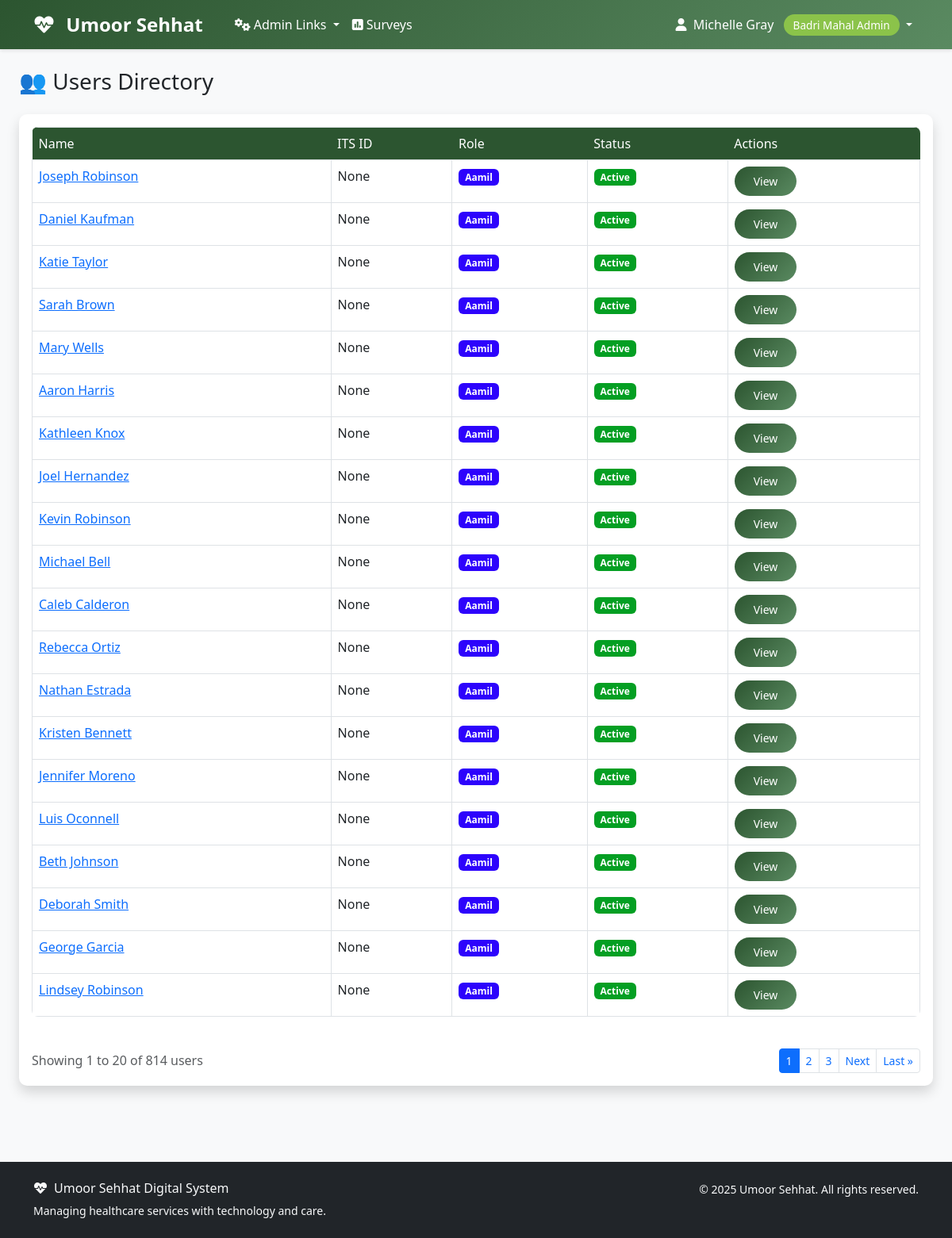
The app's page /accounts/users/ (signed in) with its own data.
### accounts/models.py (models this page shows, shortened)
class User(AbstractUser):
    ROLE_CHOICES = [
        ('aamil', 'Aamil'),
        ('moze_coordinator', 'Moze Coordinator'),
        ('doctor', 'Doctor'),
        ('student', 'Student'),
        ('badri_mahal_admin', 'Badri Mahal Admin'),
    ]
    role = models.CharField(max_length=20, choices=ROLE_CHOICES, default='student')
    its_id = models.CharField(
        max_length=8,
        unique=True,
        null=True,
        blank=True,
        validators=[RegexValidator(
            regex=r'^\d{8}$',
            message='ITS ID must be exactly 8 digits',
            code='invalid_its_id'
        )],
        help_text='8-digit ITS ID'
    )
    phone_number = models.CharField(max_length=15, blank=True, null=True)
    profile_photo = models.URLField(blank=True, null=True)
    arabic_name = models.CharField(max_length=100, blank=True, null=True)
    age = models.PositiveIntegerField(blank=True, null=True)
    verified_certificate = models.FileField(upload_to='certificates/', blank=True, null=True)
    specialty = models.CharField(max_length=100, blank=True, null=True)
    college = models.CharField(max_length=100, blank=True, null=True)  # For students
    specialization = models.CharField(max_length=100, blank=True, null=True)  # For students
    created_at = models.DateTimeField(auto_now_add=True)
    updated_at = models.DateTimeField(auto_now=True)
    def get_full_name(self):
        if self.arabic_name:
            return self.arabic_name
        return super().get_full_name() or self.username
    @property
    def is_aamil(self):
        return self.role == 'aamil'
    @property
    def is_moze_coordinator(self):
        return self.role == 'moze_coordinator'
    @property
    def is_doctor(self):
        return self.role == 'doctor'
    @property
    def is_student(self):
        return self.role == 'student'
    @property
    def is_admin(self):
        return self.role == 'badri_mahal_admin' or self.is_superuser
    class Meta:
        verbose_name = 'User'
        verbose_name_plural = 'Users'
        ordering = ['first_name', 'last_name']

### accounts/views.py (the view, shortened to what this page needs)
# urls.py: path('users/', views.UserListView.as_view(), name='user_list'),
class UserListView(LoginRequiredMixin, UserPassesTestMixin, ListView):
    model = User
    template_name = 'accounts/user_list.html'
    context_object_name = 'users'
    paginate_by = 20
    def test_func(self):
        return self.request.user.is_admin
    def get_queryset(self):
        queryset = User.objects.select_related('profile')
        role = self.request.GET.get('role')
        if role:
            queryset = queryset.filter(role=role)
        search = self.request.GET.get('search')
        return queryset.order_by('username')
    def get_context_data(self, **kwargs):
        context = super().get_context_data(**kwargs)
        context['role_choices'] = User.ROLE_CHOICES
        context['current_role'] = self.request.GET.get('role', '')
        context['search_query'] = self.request.GET.get('search', '')
        return context

### templates/accounts/user_list.html (shortened to what this page needs)
{% extends 'base.html' %}
{% block content %}
<div class="container-fluid">
    <div class="row mb-4">
        <div class="col-12">
            <h1 class="h3 mb-0 text-gray-800">👥 Users Directory</h1>
        </div>
    </div>
    <div class="card shadow mb-4">
        <div class="card-body">
            {% if users %}
                <div class="table-responsive">
                    <table class="table table-bordered">
                        <thead>
                            <tr><th>Name</th><th>ITS ID</th><th>Role</th><th>Status</th><th>Actions</th></tr>
                        </thead>
                        <tbody>
                            {% for user in users %}
                            <tr>
                                <td><a href="{% url 'accounts:user_detail' user.pk %}">{{ user.get_full_name }}</a></td>
                                <td>{{ user.its_id }}</td>
                                <td><span class="badge badge-info" style="background-color: rgb(45, 3, 252);">{{ user.get_role_display }}</span></td>
                                <td>{% if user.is_active %}<span class="badge badge-success" style="background-color: rgb(4, 159, 35);">Active</span>{% else %}<span class="badge badge-danger">Inactive</span>{% endif %}</td>
                                <td><a href="{% url 'accounts:user_detail' user.pk %}" class="btn btn-sm btn-primary">View</a></td>
                            </tr>
                            {% endfor %}
                        </tbody>
                    </table>
                </div>
                {% if is_paginated %}
                <div class="d-flex justify-content-between align-items-center mt-4">
                    <div class="text-muted">
                        Showing {{ page_obj.start_index }} to {{ page_obj.end_index }} of {{ page_obj.paginator.count }} users
                    </div>
                    <nav aria-label="User pagination">
                        <ul class="pagination pagination-sm mb-0">
                            {% for num in page_obj.paginator.page_range %}
                                {% if page_obj.number == num %}
                                    <li class="page-item active">
                                        <span class="page-link">{{ num }}</span>
                                    </li>
                                {% elif num > page_obj.number|add:'-3' and num < page_obj.number|add:'3' %}
                                    <li class="page-item">
                                        <a class="page-link" href="?page={{ num }}">{{ num }}</a>
                                    </li>
                                {% endif %}
                            {% endfor %}
                            {% if page_obj.has_next %}
                                <li class="page-item">
                                    <a class="page-link" href="?page={{ page_obj.next_page_number }}">Next</a>
                                </li>
                                <li class="page-item">
                                    <a class="page-link" href="?page={{ page_obj.paginator.num_pages }}">Last &raquo;</a>
                                </li>
                            {% endif %}
                        </ul>
                    </nav>
                </div>
                {% endif %}
            {% else %}
                <p class="text-muted">No users found.</p>
            {% endif %}
        </div>
    </div>
</div>
{% endblock %}

### templates/base.html (shortened to what this page needs)
<!DOCTYPE html>
<html lang="en">
<head>
    <link href="https://cdn.jsdelivr.net/npm/bootstrap@5.3.0/dist/css/bootstrap.min.css" rel="stylesheet">
    <link href="https://cdnjs.cloudflare.com/ajax/libs/font-awesome/6.0.0/css/all.min.css" rel="stylesheet">
</head>
<body>
    <nav class="navbar navbar-expand-lg navbar-custom">
        <div class="container">
            <a class="navbar-brand text-white" href="{% url 'dashboard' %}">
                <i class="fas fa-heartbeat me-2"></i>
                Umoor Sehhat
            </a>
            <div class="collapse navbar-collapse" id="navbarNav">
                {% if user.is_authenticated %}
                    <ul class="navbar-nav me-auto">
                        {% if user.is_admin %}
                            <li class="nav-item dropdown">
                                <a class="nav-link dropdown-toggle" href="#" id="adminDropdown" role="button" data-bs-toggle="dropdown" aria-expanded="false">
                                    <i class="fas fa-cogs me-1"></i>Admin Links
                                </a>
                            </li>
                        {% endif %}
                        <li class="nav-item">
                            <a class="nav-link" href="{% url 'surveys:list' %}" class="text-decoration-none">
                                <i class="fas fa-poll me-1"></i>Surveys
                            </a>
                        </li>
                    </ul>
                    <ul class="navbar-nav">
                        <li class="nav-item dropdown">
                            <a class="nav-link dropdown-toggle" href="#" id="navbarDropdown" role="button" data-bs-toggle="dropdown">
                                <i class="fas fa-user me-1"></i>
                                {{ user.get_full_name|default:user.username }}
                                <span class="role-badge ms-2">{{ user.get_role_display }}</span>
                            </a>
                        </li>
                    </ul>
                {% endif %}
            </div>
        </div>
    </nav>
    <main class="container-fluid py-4">
        {% block content %}{% endblock %}
    </main>
    <footer class="bg-dark text-light py-4 mt-5">
        <div class="container">
            <div class="row">
                <div class="col-md-6">
                    <h6><i class="fas fa-heartbeat me-2"></i>Umoor Sehhat Digital System</h6>
                    <p class="small mb-0">Managing healthcare services with technology and care.</p>
                </div>
                <div class="col-md-6 text-md-end">
                    <p class="small mb-0">
                        &copy; {% now "Y" %} Umoor Sehhat. All rights reserved.
                    </p>
                </div>
            </div>
        </div>
    </footer>
</body>
</html>

### templates/base.html (style rules this page uses)
:root { --primary-color: #2c5530; --secondary-color: #5a8a61; --accent-color: #8bc34a; --text-dark: #2d3436; --bg-light: #f8f9fa; }
body { font-family: 'Segoe UI', Tahoma, Geneva, Verdana, sans-serif; background-color: var(--bg-light); }
.navbar-brand { font-weight: bold; color: white !important; font-size: 1.5rem; margin-right: 2rem; }
.navbar-custom { background: linear-gradient(135deg, var(--primary-color), var(--secondary-color)); box-shadow: 0 2px 4px rgba(0,0,0,.1); }
.navbar-custom .navbar-nav .nav-link { color: white !important; font-weight: 500; transition: all 0.3s ease; }
.card { border: none; border-radius: 10px; box-shadow: 0 4px 6px rgba(0,0,0,.1); transition: transform 0.3s ease; }
.btn-primary { background: linear-gradient(135deg, var(--primary-color), var(--secondary-color)); border: none; border-radius: 25px; padding: 8px 24px; font-weight: 500; transition: all 0.3s ease; }
.role-badge { background: var(--accent-color); color: white; padding: 4px 12px; border-radius: 20px; font-size: 0.85rem; font-weight: 500; }
.table { border-radius: 8px; overflow: hidden; }
.table thead th { border: none; background: var(--primary-color); color: white; font-weight: 500; }

### records on screen
User: get_full_name "Michelle Gray", role "Badri Mahal Admin"
User: get_full_name "Joseph Robinson", its_id "None", role "Aamil", is_active "Active"
User: get_full_name "Daniel Kaufman", its_id "None", role "Aamil", is_active "Active"
User: get_full_name "Katie Taylor", its_id "None", role "Aamil", is_active "Active"
User: get_full_name "Sarah Brown", its_id "None", role "Aamil", is_active "Active"
User: get_full_name "Mary Wells", its_id "None", role "Aamil", is_active "Active"
User: get_full_name "Aaron Harris", its_id "None", role "Aamil", is_active "Active"
User: get_full_name "Kathleen Knox", its_id "None", role "Aamil", is_active "Active"
User: get_full_name "Joel Hernandez", its_id "None", role "Aamil", is_active "Active"
User: get_full_name "Kevin Robinson", its_id "None", role "Aamil", is_active "Active"
User: get_full_name "Michael Bell", its_id "None", role "Aamil", is_active "Active"
User: get_full_name "Caleb Calderon", its_id "None", role "Aamil", is_active "Active"
User: get_full_name "Rebecca Ortiz", its_id "None", role "Aamil", is_active "Active"
User: get_full_name "Nathan Estrada", its_id "None", role "Aamil", is_active "Active"
User: get_full_name "Kristen Bennett", its_id "None", role "Aamil", is_active "Active"
User: get_full_name "Jennifer Moreno", its_id "None", role "Aamil", is_active "Active"
User: get_full_name "Luis Oconnell", its_id "None", role "Aamil", is_active "Active"
User: get_full_name "Beth Johnson", its_id "None", role "Aamil", is_active "Active"
User: get_full_name "Deborah Smith", its_id "None", role "Aamil", is_active "Active"
User: get_full_name "George Garcia", its_id "None", role "Aamil", is_active "Active"
User: get_full_name "Lindsey Robinson", its_id "None", role "Aamil", is_active "Active"

### other values on screen
{{ page_obj.start_index }} "1"
{{ page_obj.end_index }} "20"
{{ page_obj.paginator.count }} "814"
{{ num }} "1"
{{ num }} "2" "3"
